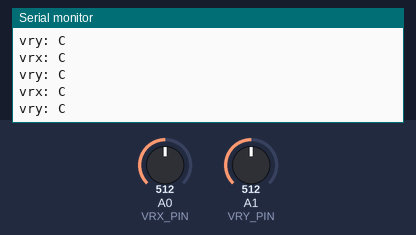
Simulated run of this sketch. Board: Arduino Uno, built with avr-gcc and run on an emulated ATmega328P. Parts: the last lines printed to the serial monitor. Inputs (shaded band) come from the test bench; at power-on: A0 (VRX_PIN) = 512, A1 (VRY_PIN) = 512.

Above: at 1.2 s.
1.3 s: A0 (VRX_PIN) set to 1010
At 1.9 s:
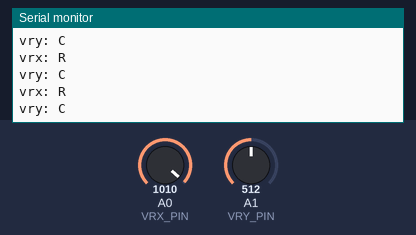
2.8 s: A1 (VRY_PIN) set to 1010
At 3.9 s:
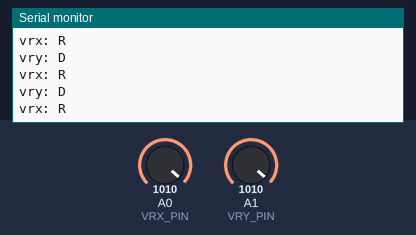
4.3 s: A0 (VRX_PIN) set to 0
At 5.3 s:
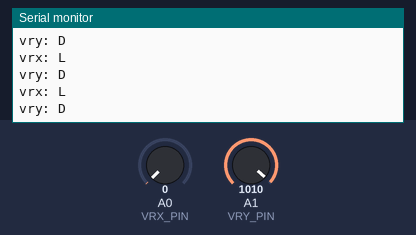
5.8 s: A1 (VRY_PIN) set to 0
At 6.7 s:
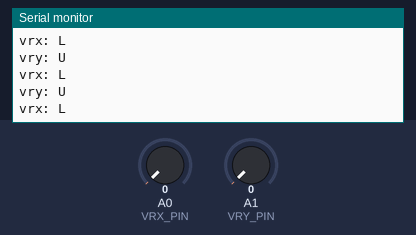

Measured:
- after the input at 1.3 s, the serial monitor: prints a new line at once (image 1)
- after the input at 2.8 s, the serial monitor: prints a new line at once (image 2)
- after the input at 4.3 s, the serial monitor: prints a new line at once (image 3)
- after the input at 5.8 s, the serial monitor: prints a new line after 0.05 s (image 4)

The sketch:

sketch.ino
```cpp
#include <SoftwareSerial.h>

#define VRX_PIN A0
#define VRY_PIN A1

SoftwareSerial btSerial(2, 3);  // RX, TX (Cross connect to HC05)

void setup() {
  Serial.begin(9600);
  btSerial.begin(9600);

  pinMode(VRX_PIN, INPUT);
  pinMode(VRY_PIN, INPUT);
}

void loop() {

  int vrx = analogRead(VRX_PIN);  // x-axis joystick
  int vry = analogRead(VRY_PIN);  // y-axis joystick

  String vrxDirection;
  String vryDirection;

  // technically I can just write if vrx == 1023 (actual exact value)
  // but I didn't want to just to be "safe"

  if (vrx > 1000) {  // exact: 1023
    vrxDirection = "R";
  } else if (vrx < 10) {  // exact: 0
    vrxDirection = "L";
  } else {               // exact: 505
    vrxDirection = "C";  // Center
  }

  if (vry > 1000) {  // exact: 1023
    vryDirection = "D";
  } else if (vry < 10) {  // exact: 0
    vryDirection = "U";
  } else {               // exact: 505
    vryDirection = "C";  // Center
  }

  vrxDirection = "vrx: " + vrxDirection;
  vryDirection = "vry: " + vryDirection;

  Serial.println(vrxDirection);
  Serial.println(vryDirection);

  btSerial.println(vrxDirection);
  btSerial.println(vryDirection);

  delay(30);
}
```
